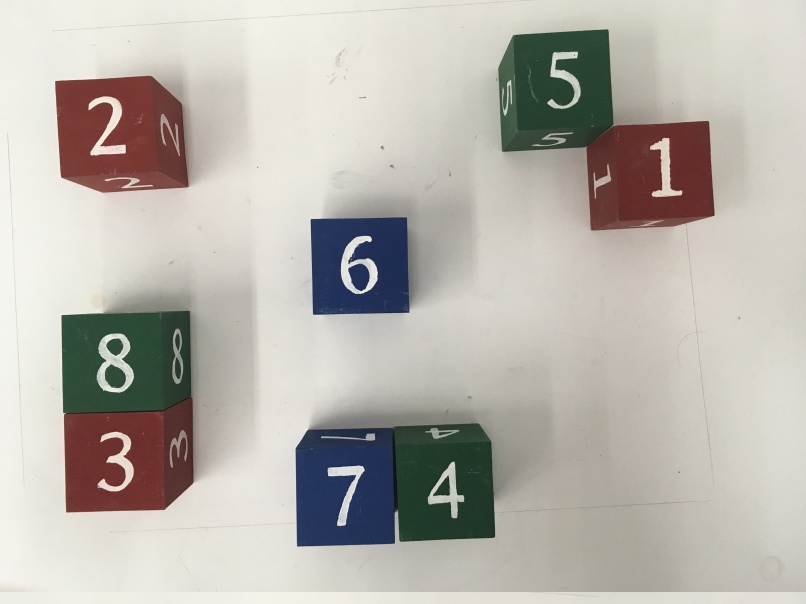
#> input picture image.jpg, 806 x 604 px
$ python Extract_Numbers.py --image image.jpg   (older library calls are emulated)
#> lines starting #> are read from the running program, lines starting #| are printed output that depends on the picture; after the words box and inside, x2 and y2 are one past the last pixel; in counts of white or black regions, pixels touching at a corner belong together
#!/usr/bin/python

# Import the modules
import cv2
from sklearn.externals import joblib
from skimage.feature import hog
import numpy as np
import argparse as ap
import time

# Get the path of the training set
parser = ap.ArgumentParser()
parser.add_argument("-i", "--image", help="Path to Image", required="True")
args = vars(parser.parse_args())

# Read the input image
im = cv2.imread(args["image"])
#> im is the input picture: shape (604, 806, 3); mean B, G, R 172.7, 179.9, 184.4

# Convert to grayscale and apply Gaussian filtering
im_gray = cv2.cvtColor(im, cv2.COLOR_BGR2GRAY)
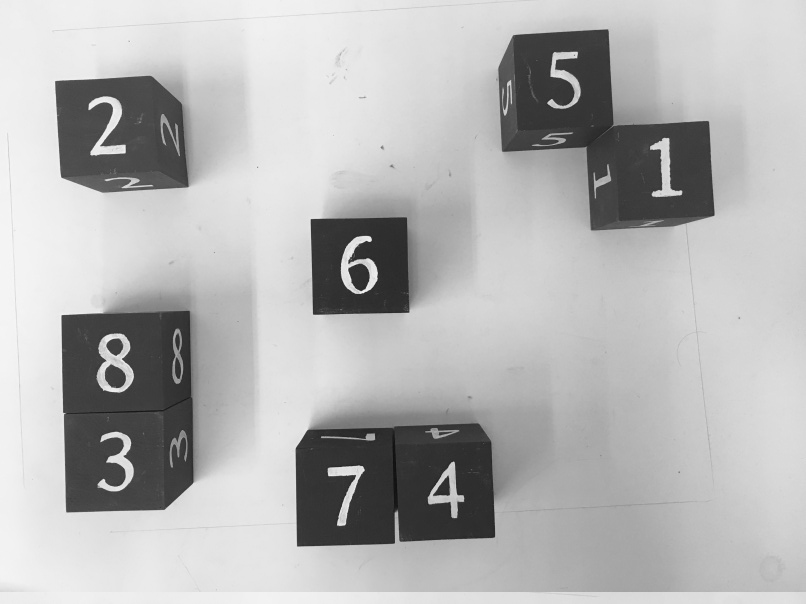
#> im_gray: shape (604, 806); min 15, max 247, mean 180.4
im_gray = cv2.medianBlur(im_gray, 7)
im_gray = cv2.GaussianBlur(im_gray, (5, 5), 0)

# Threshold the image
# ret, im_th = cv2.threshold(im_gray, 90, 255, cv2.THRESH_BINARY_INV)
ret, im_th = cv2.threshold(im_gray, 100, 255, cv2.THRESH_BINARY_INV)
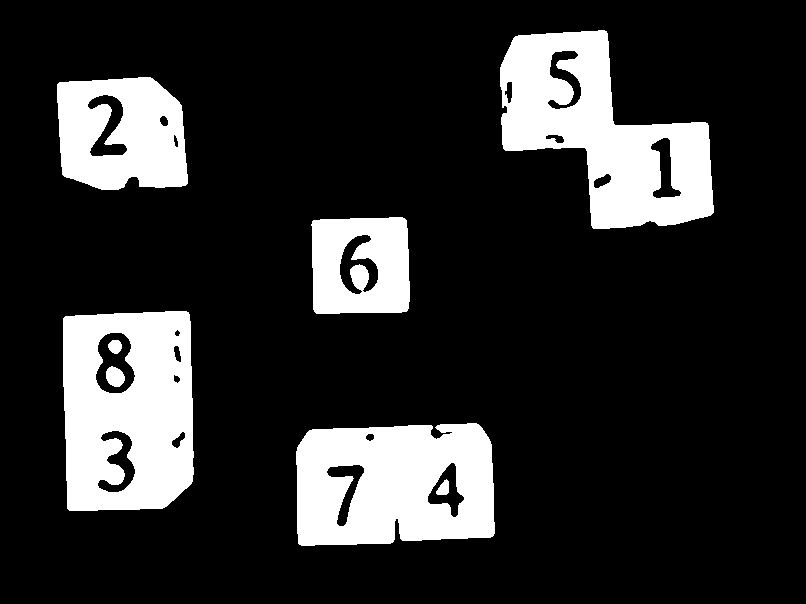
#> im_th: shape (604, 806); 17.5% white; 8 white regions

# Find contours in the image
_, ctrs, hier = cv2.findContours(im_th.copy(), cv2.RETR_EXTERNAL, cv2.CHAIN_APPROX_SIMPLE)
#> ctrs = 5 contours; box (x1, y1, x2, y2) and area: (63, 311, 194, 511) 24410, (500, 30, 714, 229) 23844, (296, 423, 495, 546) 21950, (57, 77, 188, 190) 12640, (311, 217, 410, 314) 8940


# Debuggin
colored = cv2.cvtColor(im_th, cv2.COLOR_GRAY2RGB)
#> colored: shape (604, 806, 3); 17.5% white; 8 white regions, largest, box (x1, y1, x2, y2) and area: (500, 30, 714, 229) 22331, (63, 311, 194, 511) 21761, (296, 423, 495, 546) 20535

for ctr in ctrs:
	x,y,w,h = cv2.boundingRect(ctr)
	if(w >= 5 and h >= 40):
		# cv2.rectangle(colored,(x,y),(x+w,y+h),(0,255,0),2)
		time.sleep(0.01)
	else:
		cv2.drawContours(colored,[ctr],0,(0,0,0),-1)
#> this loop made 5 passes
#> (x, y, w, h) on passes 1 to 5: (296, 423, 199, 123), (63, 311, 131, 200), (311, 217, 99, 97), (57, 77, 131, 113), (500, 30, 214, 199)

colored = cv2.cvtColor(colored, cv2.COLOR_BGR2GRAY)

_, ctrs, hier = cv2.findContours(colored.copy(), cv2.RETR_EXTERNAL, cv2.CHAIN_APPROX_SIMPLE)

#for ctr in ctrs:
#	x,y,w,h = cv2.boundingRect(ctr)
#	cv2.bitwise_not(colored)
colored = cv2.bitwise_not(colored)

kernel = np.ones((3,3),np.uint8)
erode = cv2.erode(colored,kernel,iterations = 2)
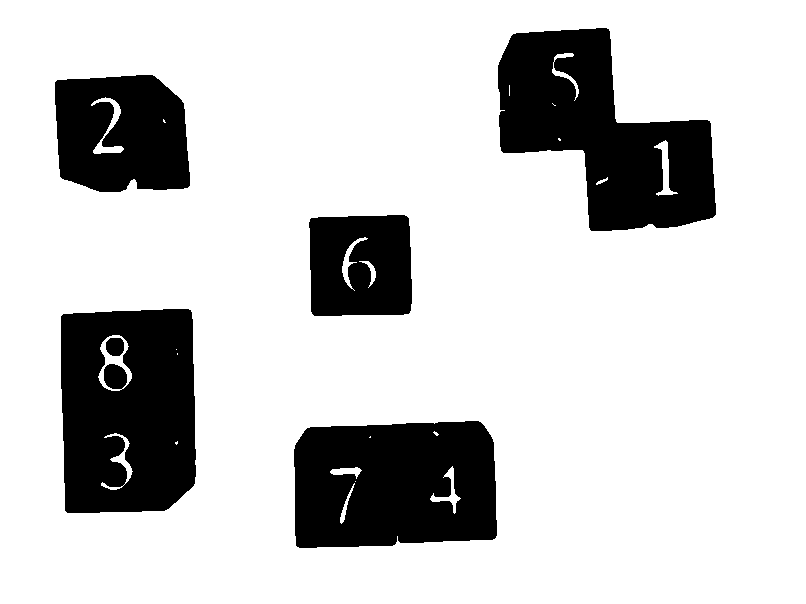
#> erode: shape (604, 806); 80.2% white; 6 black regions, box (x1, y1, x2, y2) and area: (498, 28, 716, 231) 25248, (61, 309, 196, 513) 24801, (294, 421, 497, 548) 23105, (55, 75, 190, 192) 13387, (309, 215, 412, 316) 9515, (106, 338, 124, 356) 279


im_w, im_h, im_c = im.shape
#> im_w = 604; im_h = 806; im_c = 3

center_x = im_h/2
#> center_x = 403
center_y = im_w/2
#> center_y = 302
# cv2.circle(colored,(center_x, center_y), 2, (0,0,255), -1)

cv2.imshow("Denoised", erode)
cv2.waitKey()

# Get rectangles contains each contour
rects = [cv2.boundingRect(ctr) for ctr in ctrs]
#> rects = [(296, 423, 199, 123), (63, 311, 131, 200), (311, 217, 99, 97), (57, 77, 131, 113), (500, 30, 214, 199)]

# Segment all the connected blocks
rects_split = []
for rect in rects:
	# If width is much greater that height, then 2 horizontal blocks in a row
	if rect[2] >= int(1.5 * rect[3]):
		new_rect_1 = (rect[0], rect[1], rect[2] // 2, rect[3])
		new_rect_2 = (rect[0] + rect[2] // 2, rect[1], rect[2] // 2, rect[3])

		rects_split.append(new_rect_1)
		rects_split.append(new_rect_2)
	# if height is much greater than width, then 2 vertical blocks in a row
	elif rect[3] >= int(1.5 * rect[2]):
		new_rect_1 = (rect[0], rect[1], rect[2], rect[3] // 2)
		new_rect_2 = (rect[0], rect[1] + rect[3] // 2, rect[2], rect[3] // 2)

		rects_split.append(new_rect_1)
		rects_split.append(new_rect_2)
	else:
		rects_split.append(rect)
#> this loop made 5 passes
#> (rect, new_rect_1, new_rect_2) on passes 1 to 2: ((296, 423, 199, 123), (296, 423, 99, 123), (395, 423, 99, 123)), ((63, 311, 131, 200), (63, 311, 131, 100), (63, 411, 131, 100))
#> after the loop, rects_split = [(296, 423, 99, 123), (395, 423, 99, 123), (63, 311, 131, 100), (63, 411, 131, 100), (311, 217, 99, 97), (57, 77, 131, 113), (500, 30, 214, 199)]


crop_pixel = 15
i = 0

for rect in rects_split:
    # Draw the rectangles
    cv2.rectangle(im, (rect[0] + crop_pixel, rect[1] + crop_pixel), (rect[0] + rect[2] - crop_pixel, rect[1] + rect[3] - crop_pixel), (0, 255, 0), 3)
    cv2.imshow("Displaying cropped image",im)
    # Make the rectangular region around the digit
    # leng = int(rect[3] * 1.6 - crop_pixel)
    # pt1 = int(rect[1] + rect[3] // 2 - leng // 2)
    # pt2 = int(rect[0] + rect[2] // 2 - leng // 2)
    pt1 = int(rect[1] + crop_pixel)
    pt2 = int(rect[1] + rect[3] - crop_pixel)
    pt3 = int(rect[0] + crop_pixel)
    pt4 = int(rect[0] + rect[2] - crop_pixel)
    roi = erode[pt1:pt2, pt3:pt4]

    path = "/home/hud/Summer_ws/digit-recognition/Templates/template-" + str(i) + ".jpg"
    msg = "Saving Image " + str(i)
    print(str(msg))
    cv2.imwrite(str(path), roi)
    cv2.waitKey()
    i = i + 1
#> this loop made 7 passes
#> (rect, pt1, pt2, pt3, pt4, msg) on passes 1 to 7: ((296, 423, 99, 123), 438, 531, 311, 380, 'Saving Image 0'), ((395, 423, 99, 123), 438, 531, 410, 479, 'Saving Image 1'), ((63, 311, 131, 100), 326, 396, 78, 179, 'Saving Image 2'), ((63, 411, 131, 100), 426, 496, 78, 179, 'Saving Image 3'), ((311, 217, 99, 97), 232, 299, 326, 395, 'Saving Image 4'), ((57, 77, 131, 113), 92, 175, 72, 173, 'Saving Image 5'), ((500, 30, 214, 199), 45, 214, 515, 699, 'Saving Image 6')
#| Saving Image 0
#| Saving Image 1
#| Saving Image 2
#| Saving Image 3
#| Saving Image 4
#| Saving Image 5
#| Saving Image 6
#> pass 1, `cv2.imshow("Displaying cropped image",im)`:
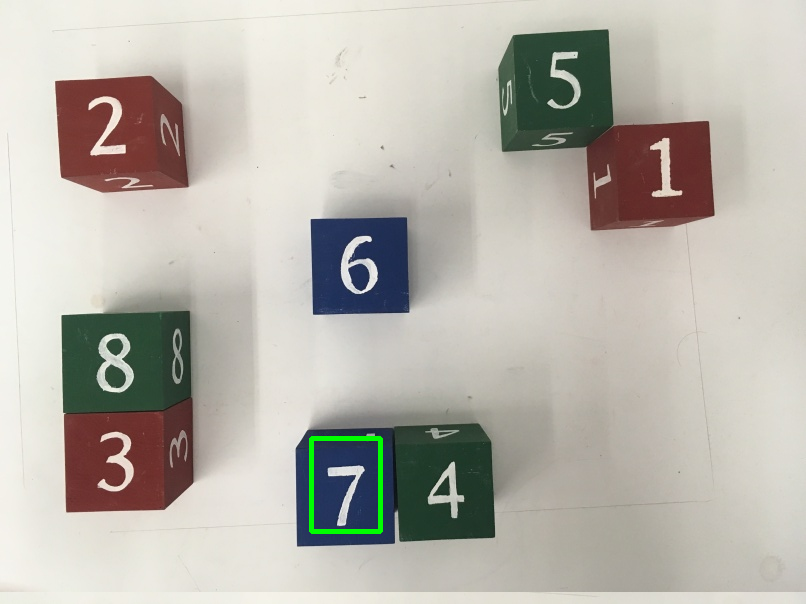
#> window 'Displaying cropped image': shape (604, 806, 3); mean B, G, R 172.3, 180.6, 184.3
#> pass 1, `roi = erode[pt1:pt2, pt3:pt4]`:
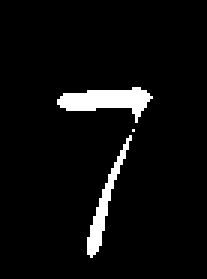
#> roi: shape (93, 69) (shown 3 times larger); 5.1% white; 3 white regions (1 under 20 px), largest, box (x1, y1, x2, y2) and area: (19, 29, 51, 41) 194, (29, 45, 44, 86) 130
#> pass 2, `roi = erode[pt1:pt2, pt3:pt4]`:
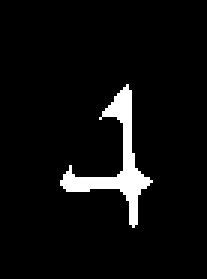
#> roi: shape (93, 69) (shown 3 times larger); 5.1% white; 1 white region, box (x1, y1, x2, y2) and area: (20, 28, 51, 76) 329
#> after the loop:
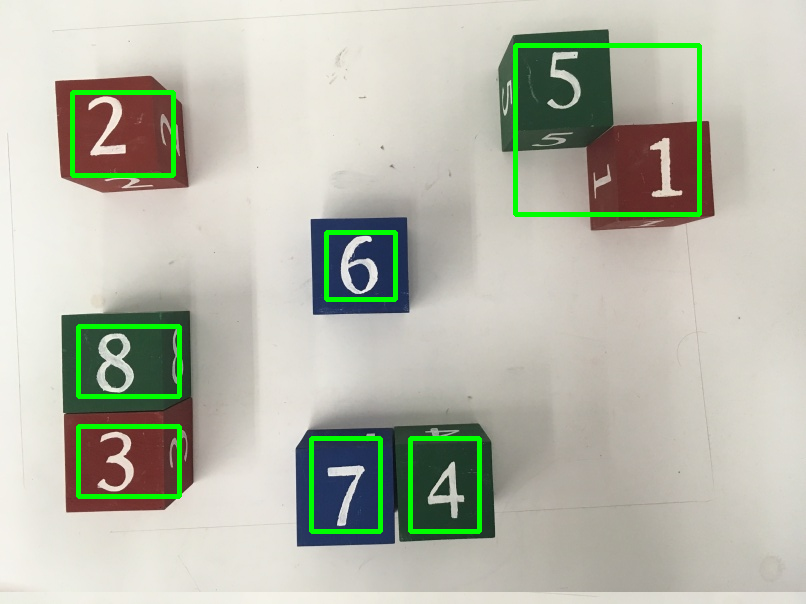
#> im: shape (604, 806, 3); 2.73% of pixels changed, all inside (x1, y1, x2, y2) = (70, 43, 702, 534)
#> after the loop, i = 7

# cv2.waitKey()
cv2.destroyAllWindows()

$ run again, with P_Color_2.jpg copied over image.jpg
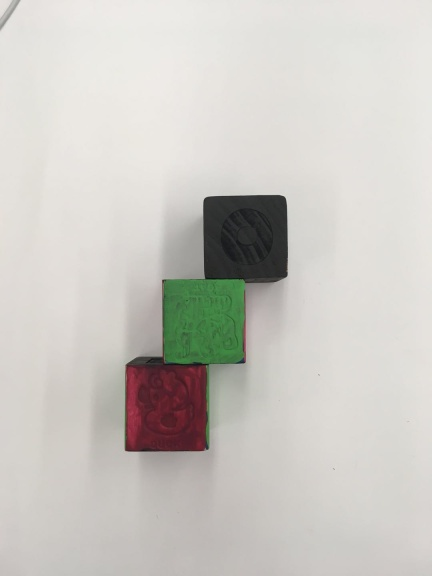
#> input picture P_Color_2.jpg, 432 x 576 px
#> im is the input picture: shape (576, 432, 3); mean B, G, R 195.3, 200.8, 203.3
#> `ret, im_th = cv2.threshold(im_gray, 100, 255, cv2.THRESH_BINARY_INV)`:
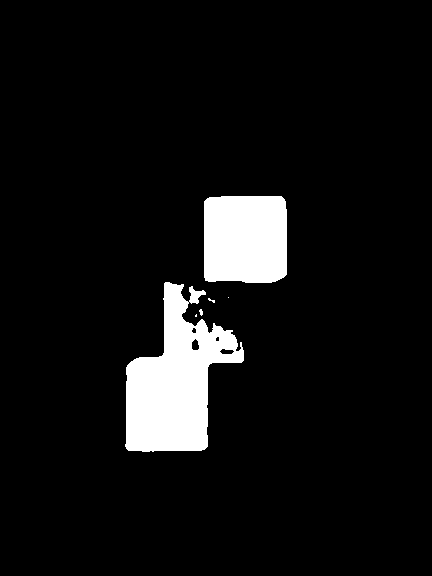
#> im_th: shape (576, 432); 7.3% white; 6 white regions (4 under 20 px)
#> `_, ctrs, hier = cv2.findContours(im_th.copy(), cv2.RETR_EXTERNAL, cv2...`: ctrs = 6 contours, 4 with area under 20; largest, box (x1, y1, x2, y2) and area: (125, 282, 244, 452) 10879, (204, 196, 287, 283) 6884
#> the loop `for ctr in ctrs:` made 6 passes
#> (x, y, w, h) on passes 2 to 6: (199, 309, 4, 7), (208, 298, 7, 5), (228, 297, 1, 1), (125, 282, 119, 170), (204, 196, 83, 87)
#> `_, ctrs, hier = cv2.findContours(colored.copy(), cv2.RETR_EXTERNAL, cv..`: ctrs = 2 contours; box (x1, y1, x2, y2) and area: (125, 282, 244, 452) 10879, (204, 196, 287, 283) 6884
#> erode: shape (576, 432); 91.8% white; 2 black regions, box (x1, y1, x2, y2) and area: (123, 280, 246, 454) 12657, (202, 194, 289, 285) 7742
#> rects = [(125, 282, 119, 170), (204, 196, 83, 87)]
#> the loop `for rect in rects:` made 2 passes
#> the loop `for rect in rects_split:` made 2 passes
#> (rect, pt1, pt2, pt3, pt4, msg, i) on passes 1 to 2: ((125, 282, 119, 170), 297, 437, 140, 229, 'Saving Image 0', 1), ((204, 196, 83, 87), 211, 268, 219, 272, 'Saving Image 1', 2)
#> (printed output is left out)
#> pass 2, `cv2.imshow("Displaying cropped image",im)`:
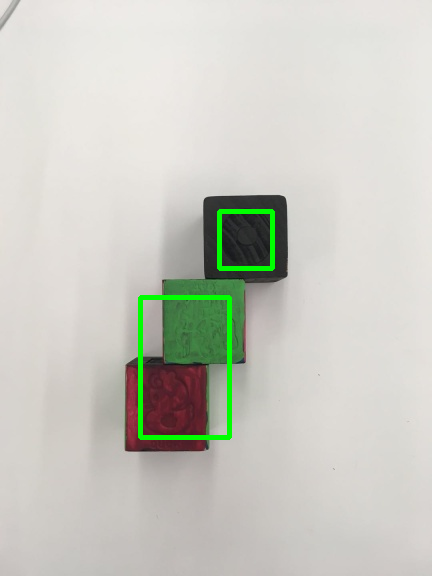
#> window 'Displaying cropped image': shape (576, 432, 3); mean B, G, R 194.2, 203, 202
#> after the loop `for rect in rects_split:`: i = 2

$ run again, with P_Color_3.jpg copied over image.jpg
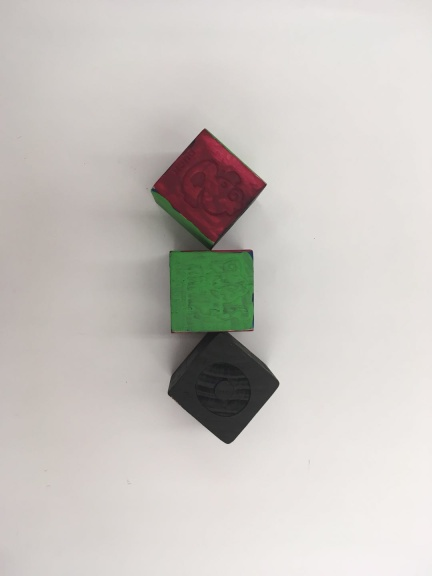
#> input picture P_Color_3.jpg, 432 x 576 px
#> im is the input picture: shape (576, 432, 3); mean B, G, R 192.7, 197.1, 201.4
#> im_th: shape (576, 432); 8.5% white; 2 white regions
#> `_, ctrs, hier = cv2.findContours(im_th.copy(), cv2.RETR_EXTERNAL, cv2...`: ctrs = 2 contours; box (x1, y1, x2, y2) and area: (152, 131, 278, 443) 20817, (241, 296, 247, 315) 54
#> the loop `for ctr in ctrs:` made 2 passes
#> (x, y, w, h) on passes 1 to 2: (241, 296, 6, 19), (152, 131, 126, 312)
#> `_, ctrs, hier = cv2.findContours(colored.copy(), cv2.RETR_EXTERNAL, cv..`: ctrs = 1 contour; box (x1, y1, x2, y2) and area: (152, 131, 278, 443) 20817
#> erode: shape (576, 432); 90.4% white; 1 black region, box (x1, y1, x2, y2) and area: (150, 129, 280, 445) 23862
#> rects = [(152, 131, 126, 312)]
#> the loop `for rect in rects:` made 1 pass
#> (rect, new_rect_1, new_rect_2) on pass 1: ((152, 131, 126, 312), (152, 131, 126, 156), (152, 287, 126, 156))
#> after the loop `for rect in rects:`: rects_split = [(152, 131, 126, 156), (152, 287, 126, 156)]
#> the loop `for rect in rects_split:` made 2 passes
#> (rect, pt1, pt2, pt3, pt4, msg, i) on passes 1 to 2: ((152, 131, 126, 156), 146, 272, 167, 263, 'Saving Image 0', 1), ((152, 287, 126, 156), 302, 428, 167, 263, 'Saving Image 1', 2)
#> (printed output is left out)
#> pass 2, `roi = erode[pt1:pt2, pt3:pt4]`:
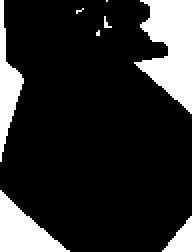
#> roi: shape (126, 96) (shown 2 times larger); 17.4% white; 8 white regions (4 under 20 px), largest, box (x1, y1, x2, y2) and area: (67, 0, 96, 57) 1008, (0, 95, 35, 126) 533, (0, 0, 12, 81) 396, (81, 108, 96, 126) 143
#> after the loop `for rect in rects_split:`: i = 2
